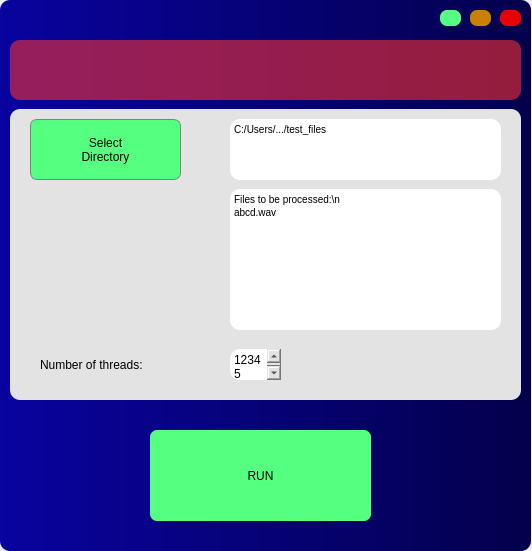
<?xml version="1.0" encoding="UTF-8"?>
<ui version="4.0">
 <class>MainWindow</class>
 <widget class="QMainWindow" name="MainWindow">
  <property name="geometry">
   <rect>
    <x>0</x>
    <y>0</y>
    <width>532</width>
    <height>551</height>
   </rect>
  </property>
  <property name="windowTitle">
   <string>MainWindow</string>
  </property>
  <widget class="QWidget" name="centralwidget">
   <widget class="QFrame" name="frame">
    <property name="geometry">
     <rect>
      <x>0</x>
      <y>0</y>
      <width>531</width>
      <height>551</height>
     </rect>
    </property>
    <property name="styleSheet">
     <string notr="true">background-color: qlineargradient(spread:pad, x1:0, y1:0, x2:1, y2:0, stop:0 rgba(9, 3, 159, 255), stop:1 rgba(3, 0, 76, 255));

border-radius: 10px
</string>
    </property>
    <property name="frameShape">
     <enum>QFrame::StyledPanel</enum>
    </property>
    <property name="frameShadow">
     <enum>QFrame::Raised</enum>
    </property>
    <widget class="QPushButton" name="btn_min">
     <property name="geometry">
      <rect>
       <x>440</x>
       <y>10</y>
       <width>21</width>
       <height>16</height>
      </rect>
     </property>
     <property name="styleSheet">
      <string notr="true">QPushButton{ 
border:none; 
border-radius: 7px; 
background-color: rgb(85, 255, 127);
}
QPushButton:hover{
background-color: rgb(85, 255, 127, 150);
}</string>
     </property>
     <property name="text">
      <string/>
     </property>
    </widget>
    <widget class="QPushButton" name="btn_max">
     <property name="geometry">
      <rect>
       <x>470</x>
       <y>10</y>
       <width>21</width>
       <height>16</height>
      </rect>
     </property>
     <property name="styleSheet">
      <string notr="true">QPushButton{ 
border:none; 
border-radius: 7px; 
background-color: rgb(200, 130, 0);
}
QPushButton:hover{
background-color: rgb(200, 130, 0, 150);
}</string>
     </property>
     <property name="text">
      <string/>
     </property>
    </widget>
    <widget class="QPushButton" name="btn_exit">
     <property name="geometry">
      <rect>
       <x>500</x>
       <y>10</y>
       <width>21</width>
       <height>16</height>
      </rect>
     </property>
     <property name="styleSheet">
      <string notr="true">QPushButton{ 
border:none; 
border-radius: 7px; 
background-color: rgb(235, 0, 0);
}
QPushButton:hover{
background-color: rgb(235,0,0, 150);
}</string>
     </property>
     <property name="text">
      <string/>
     </property>
    </widget>
    <widget class="QFrame" name="LOGO">
     <property name="geometry">
      <rect>
       <x>10</x>
       <y>40</y>
       <width>511</width>
       <height>60</height>
      </rect>
     </property>
     <property name="styleSheet">
      <string notr="true">background-color: rgb(250,50, 50, 150);</string>
     </property>
     <property name="frameShape">
      <enum>QFrame::StyledPanel</enum>
     </property>
     <property name="frameShadow">
      <enum>QFrame::Raised</enum>
     </property>
    </widget>
    <widget class="QPushButton" name="btn_run">
     <property name="geometry">
      <rect>
       <x>150</x>
       <y>430</y>
       <width>221</width>
       <height>91</height>
      </rect>
     </property>
     <property name="styleSheet">
      <string notr="true">QPushButton{ 
border:none; 
border-radius: 7px; 
background-color: rgb(85, 255, 127);
}
QPushButton:hover{
background-color: rgb(88, 255, 107, 150);
}</string>
     </property>
     <property name="text">
      <string>RUN</string>
     </property>
    </widget>
    <widget class="QFrame" name="frame_2">
     <property name="geometry">
      <rect>
       <x>10</x>
       <y>109</y>
       <width>511</width>
       <height>291</height>
      </rect>
     </property>
     <property name="styleSheet">
      <string notr="true">background-color: rgb(227, 227, 227);border-radius:10px;</string>
     </property>
     <property name="frameShape">
      <enum>QFrame::StyledPanel</enum>
     </property>
     <property name="frameShadow">
      <enum>QFrame::Raised</enum>
     </property>
     <widget class="QPushButton" name="btn_dir">
      <property name="geometry">
       <rect>
        <x>20</x>
        <y>10</y>
        <width>151</width>
        <height>61</height>
       </rect>
      </property>
      <property name="styleSheet">
       <string notr="true">QPushButton{ 
border:0.5px solid grey; 
border-radius: 7px; 
background-color: rgb(85, 255, 127);
}
QPushButton:hover{
background-color: rgb(85, 255, 127, 150);
}</string>
      </property>
      <property name="text">
       <string>Select
Directory</string>
      </property>
     </widget>
     <widget class="QTextBrowser" name="wav_folder">
      <property name="geometry">
       <rect>
        <x>220</x>
        <y>10</y>
        <width>271</width>
        <height>61</height>
       </rect>
      </property>
      <property name="styleSheet">
       <string notr="true">background-color:rgb(255, 255, 255)</string>
      </property>
      <property name="html">
       <string>&lt;!DOCTYPE HTML PUBLIC &quot;-//W3C//DTD HTML 4.0//EN&quot; &quot;http://www.w3.org/TR/REC-html40/strict.dtd&quot;&gt;
&lt;html&gt;&lt;head&gt;&lt;meta name=&quot;qrichtext&quot; content=&quot;1&quot; /&gt;&lt;style type=&quot;text/css&quot;&gt;
p, li { white-space: pre-wrap; }
&lt;/style&gt;&lt;/head&gt;&lt;body style=&quot; font-family:'MS Shell Dlg 2'; font-size:7.8pt; font-weight:400; font-style:normal;&quot;&gt;
&lt;p style=&quot; margin-top:0px; margin-bottom:0px; margin-left:0px; margin-right:0px; -qt-block-indent:0; text-indent:0px;&quot;&gt;C:/Users/.../test_files&lt;/p&gt;&lt;/body&gt;&lt;/html&gt;</string>
      </property>
     </widget>
     <widget class="QLabel" name="label_2">
      <property name="geometry">
       <rect>
        <x>30</x>
        <y>240</y>
        <width>141</width>
        <height>31</height>
       </rect>
      </property>
      <property name="text">
       <string>Number of threads:</string>
      </property>
     </widget>
     <widget class="QPlainTextEdit" name="threads_num">
      <property name="geometry">
       <rect>
        <x>220</x>
        <y>240</y>
        <width>51</width>
        <height>31</height>
       </rect>
      </property>
      <property name="styleSheet">
       <string notr="true">background-color: rgb(255, 255, 255);</string>
      </property>
      <property name="plainText">
       <string>12345
</string>
      </property>
     </widget>
     <widget class="QTextBrowser" name="wavs">
      <property name="geometry">
       <rect>
        <x>220</x>
        <y>80</y>
        <width>271</width>
        <height>141</height>
       </rect>
      </property>
      <property name="styleSheet">
       <string notr="true">background-color:rgb(255, 255, 255)</string>
      </property>
      <property name="html">
       <string>&lt;!DOCTYPE HTML PUBLIC &quot;-//W3C//DTD HTML 4.0//EN&quot; &quot;http://www.w3.org/TR/REC-html40/strict.dtd&quot;&gt;
&lt;html&gt;&lt;head&gt;&lt;meta name=&quot;qrichtext&quot; content=&quot;1&quot; /&gt;&lt;style type=&quot;text/css&quot;&gt;
p, li { white-space: pre-wrap; }
&lt;/style&gt;&lt;/head&gt;&lt;body style=&quot; font-family:'MS Shell Dlg 2'; font-size:7.8pt; font-weight:400; font-style:normal;&quot;&gt;
&lt;p style=&quot; margin-top:0px; margin-bottom:0px; margin-left:0px; margin-right:0px; -qt-block-indent:0; text-indent:0px;&quot;&gt;Files to be processed:\n&lt;/p&gt;
&lt;p style=&quot; margin-top:0px; margin-bottom:0px; margin-left:0px; margin-right:0px; -qt-block-indent:0; text-indent:0px;&quot;&gt;abcd.wav&lt;/p&gt;&lt;/body&gt;&lt;/html&gt;</string>
      </property>
     </widget>
    </widget>
   </widget>
  </widget>
 </widget>
 <resources/>
 <connections/>
</ui>
